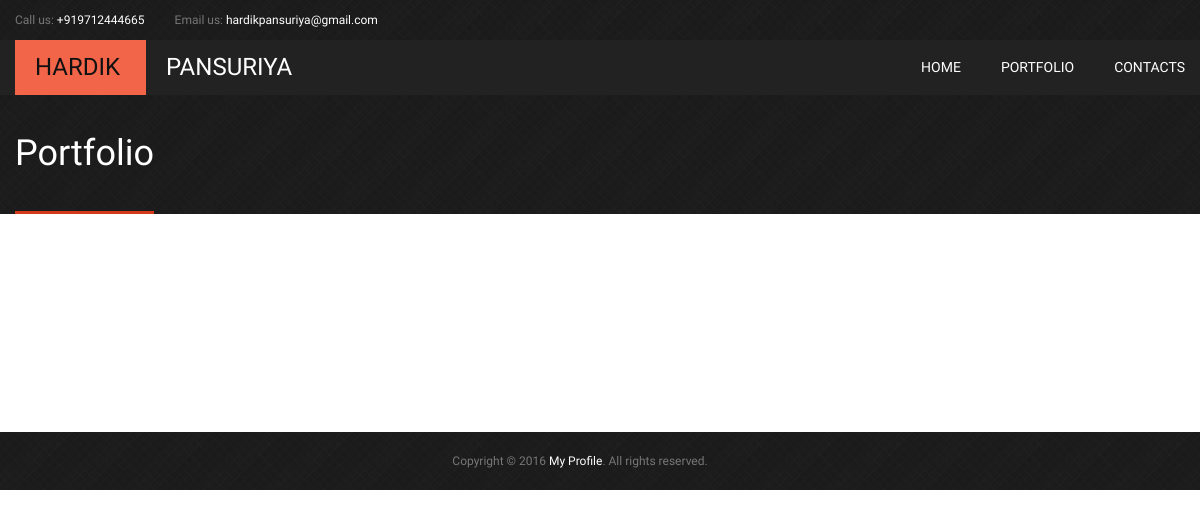
/mp_subadmin/theme/adagency-creative/portfolio.php?eid=3, run on the app's committed database.
### tables this page shows
CREATE TABLE IF NOT EXISTS `mp_registration` (
  `employee_id` int(100) NOT NULL AUTO_INCREMENT,
  `firstname` varchar(20) NOT NULL,
  `lastname` varchar(20) NOT NULL,
  `address` text NOT NULL,
  `country_name` varchar(20) NOT NULL,
  `state_name` varchar(20) NOT NULL,
  `city_name` varchar(20) NOT NULL,
  `email_id` varchar(50) NOT NULL,
  `password` varchar(50) NOT NULL,
  `mobile_no` bigint(15) NOT NULL,
  `date_of_birth` date NOT NULL,
  `gender` varchar(10) NOT NULL,
  `register_date` date NOT NULL,
  `category_id` int(100) NOT NULL,
  `field_id` int(100) NOT NULL,
  `type_id` int(100) NOT NULL,
  `theme_id` int(100) NOT NULL,
  `isapprove` int(1) NOT NULL,
  `type` varchar(10) NOT NULL,
  `status` int(2) NOT NULL,
  PRIMARY KEY (`employee_id`)
);

### mp_subadmin/theme/adagency-creative/portfolio.php (the view, shortened to what this page needs)
<?php
include('../mp_connect.php');
if (isset($_REQUEST['eid']))
{
$employeeid=$_REQUEST['eid'];
}
else
{
	$employeeid=0;
}
$reg="select * from mp_registration where employee_id='$employeeid'";
$data=mysqli_query($con,$reg);
$rec=mysqli_fetch_array($data);
$portfolio="select * from mp_portfolio where employee_id='$employeeid'";
$data1=mysqli_query($con,$portfolio);
?>
<!DOCTYPE html>
<html class="no-js" lang="en">
<head>
<link rel="stylesheet" href="css/font-awesome/css/font-awesome.min.css" />
<link rel="stylesheet" href="css/color-01.css" id="site-color"/>
<link rel="stylesheet" href="css/bootstrap.css" />
<link rel="stylesheet" href="css/colorbox.css" />
<link rel="stylesheet" href="css/style.css" />
<link rel="stylesheet" href="css/responsive.css" />
<link rel="stylesheet" href="css/flexslider.css" />
<link rel="stylesheet" media="screen" href="assets-newsletters/css/quick_newsletter.css">
<link href="css/tango/skin.css" rel="stylesheet" type="text/css" />
<link rel="stylesheet" href="css/layerslider/layerslider.css" type="text/css">
</head>
<body>
<div class="pattern-bg">
    <div class="container">
		<div class="row">
			<div class="span12">
				<div class="top-bar-item">Call us: <span><?php if ($employeeid == " ") { echo "+1 234 56 78"; } else { echo "+91".$rec['mobile_no']; } ?></span></div>
				<div class="top-bar-item hidden-phone hidden-tablet">Email us: <span><?php if ($employeeid == " ") { echo "example@mail.com"; } else { echo $rec['email_id']; } ?></span></div>
			</div>
		</div>
	</div>
    <div class="site-menu-bg">
        <div class="container">
			<div class="row">
                <div class="span4">
                    <div class="logo"><a href="index.php?eid=<?php echo $_REQUEST['eid']; ?>"><?php if ($employeeid == " ") { echo "<span>Mitesh</span> Tagadiya"; } else { echo "<span>".$rec['firstname']."&nbsp"."</span>"; echo $rec['lastname']; } ?>
     </a></div>
		        </div>
				<div class="span8">
                    <nav class="desktop-nav">
                        <ul>
                            <li>
                                <a href="index.php?eid=<?php echo $_REQUEST['eid']; ?>">home</a>
                            </li>
                            <li>
                                <a href="portfolio.php?eid=<?php echo $_REQUEST['eid']; ?>">Portfolio</a>
                            </li>
                            <li><a href="contactus.php?eid=<?php echo $_REQUEST['eid']; ?>">contacts</a></li>
                        </ul>
                    </nav>
                </div>
            </div>
        </div>
    </div>
	<div class="page-title">
        <div class="container">
        	<div class="row">
                <div class="span6">
                	<div class="page-title">
        <div class="container">
        	<div class="row">
                <div class="span6">
                	<h1>Portfolio</h1>
                </div>
            </div>
        </div>
	</div>
                </div>
            </div>
        </div>
	</div>
</div>
<div class="container main-content">
    <div class="row">
    	<div class="span12">
        <div id="portfolio-list">
            <div class="portfolio-content">
            	<div class="row">
				                  <?php if ($employeeid == " ")
				  { ?>
                	<div class="span4 project project web design portfolio-item">
                        <span class="project-title"><a href="#">PHP</a></span>
                        <span class="project-links">
                            <a href="portfolio_image.php"><i class="icon-search"></i></a>
                        </span>
                        <img src="images/projects/portfolio/3c/1.jpg" alt="Project 1">
                    </div>
                	<div class="span4 project photography portfolio-item">
                        <span class="project-title"><a href="#">PHP</a></span>
                        <span class="project-links">
                            <a href="portfolio_image.php"><i class="icon-search"></i></a>
                        </span>
                        <img src="images/projects/portfolio/3c/2.jpg" alt="Project 1">
                    </div>
                	<div class="span4 project illustration print portfolio-item">
                        <span class="project-title"><a href="#">PHP</a></span>
                        <span class="project-links">
                            <a href="portfolio_image.php"><i class="icon-search"></i></a>
                        </span>
                        <img src="images/projects/portfolio/3c/3.jpg" alt="Project 1">
                    </div>
                	<div class="span4 project print web portfolio-item">
                        <span class="project-title"><a href="#">PHP</a></span>
                        <span class="project-links">
                            <a href="portfolio_image.php"><i class="icon-search"></i></a>
                        </span>
                        <img src="images/projects/portfolio/3c/4.jpg" alt="Project 1">
                   </div>
                	<div class="span4 project design portfolio-item">
                        <span class="project-title"><a href="#">PHP</a></span>
                        <span class="project-links">
                            <a href="portfolio_image.php"><i class="icon-search"></i></a>
                        </span>
                        <img src="images/projects/portfolio/3c/5.jpg" alt="Project 1">
                    </div>
                	<div class="span4 project photography illustration portfolio-item">
                        <span class="project-title"><a href="#">PHP</a></span>
                        <span class="project-links">
                            <a href="portfolio_image.php"><i class="icon-search"></i></a>
                        </span>
                        <img src="images/projects/portfolio/3c/6.jpg" alt="Project 1">
                    </div>
                	<div class="span4 project print portfolio-item">
                        <span class="project-title"><a href="#">PHP</a></span>
                        <span class="project-links">
                            <a href="portfolio_image.php"><i class="icon-search"></i></a>
                        </span>
                        <img src="images/projects/portfolio/3c/7.jpg" alt="Project 1">
                    </div>
                	<div class="span4 project print web portfolio-item">
                        <span class="project-title"><a href="#">PHP</a></span>
                        <span class="project-links">
                            <a href="portfolio_image.php"><i class="icon-search"></i></a>
                        </span>
                        <img src="images/projects/portfolio/3c/8.jpg" alt="Project 1">
                   </div>
                	<div class="span4 project design portfolio-item">
                        <span class="project-title"><a href="#">PHP</a></span>
                        <span class="project-links">
                            <a href="portfolio_image.php"><i class="icon-search"></i></a>
                        </span>
                        <img src="images/projects/portfolio/3c/9.jpg" alt="Project 1">
                   </div>
				  <?php }
				  else
				  {
					  while($rec1=mysqli_fetch_array($data1)) {
					  ?>
                	<div class="span4 project design portfolio-item">
                   </div>
				  <?php }
				  }				  ?>
                </div>
            </div>
            </div>
        </div>
 	</div>
</div>
<footer class="site-footer">
    <div class="pattern-bg">
    	<div class="container">
        	<div class="row">
            	<div class="span12">
					<center><p class="copyright">Copyright © 2016 <a href="index.php">My Profile</a>. All rights reserved. <i class="icon-arrow-up" id="to-the-top"></i></p></center>
                </div>
            </div>
        </div>
    </div>
</footer>
</body>
</html>

### mp_subadmin/theme/adagency-creative/css/color-01.css (style rules this page uses)
a:hover, nav.desktop-nav ul li a:hover, nav.desktop-nav > ul > li > ul > li a:hover, .featured-block h2 strong, .project .project-links i:hover, .project .project-title a, .testimonials .author p.work, .blog-article .date .month, .twitter-block .tweet i, p.copyright a:hover, .site-footer .footer-widget p.social-buttons a:hover, .mobile-nav > ul li a:hover, .page-title p a:hover, .page-title p span, .team div.social a:hover, .pr-table-1 .pr-table-1-price p, .pr-table-1 .pr-table-1-body ul li span, .pr-table-1 .pr-table-1-body ul li i, .pr-table-2 tbody tr td a, .widget-search form button, .ad-accordion header:hover, .top-bar-item i, #top-bar-search i.livicon-color, .menu-404 a:hover, .faq-item h3 i, .single-project-details ul li span, .blog-single ul li i, .page-content-item [class*="icon-"], .about-author p.name, [class*="ul-style-"] li i, .layer-slider-block .p-style-1, .layer-slider-block .h1-style-3 span, .layer-slider-block .h1-style-3, .layer-slider-block .dotted-color, #top-search-form-2 button i, .intro2-details p.color, p.copyright i { color: #f36548; }
.logo span, nav.desktop-nav > ul > li > span.arrow, a.color-button, .intro-img p.color, .feature i, .project .project-links, .testimonials .content, .testimonials .arrow, .site-footer .footer-tags a:hover, .site-footer .footer-newsletters form input[type=submit], .skill span, .team div.info, .team figure .arrow, .pr-table-1 .featured, .pr-table-2 thead tr, .pr-table-3 .pr-table-3-price, .ad-tabs header span.active, #lang > ul, #top-bar-search .top-bar-search-form, .single-portfolio-images .flex-control-paging li a:hover, .slider1 .flexslider .flex-control-paging li a:hover, form input[type=submit], .quick_newsletter input.btn { background-color: #f36548; background: #f36548; background-color: rgba(243,101,72,1) !important; }
a.color-button, .site-footer .footer-newsletters form input[type=submit], .page-title h1, form input[type=submit], .quick_newsletter input.btn { border-bottom-width: 3px !important; border-bottom-style: solid !important; border-bottom-color: #d33a1a !important; }
.page-title h1 { border-bottom-color: #f36548; }

### mp_subadmin/theme/adagency-creative/css/responsive.css (style rules this page uses)
@media (min-width: 1200px) { .portfolio-content [class*="span"] { margin-top: 30px; } }
@media (min-width: 1200px) { .portfolio-content { margin-top: 10px; } }

### data on the page
mp_registration: mobile_no "9712444665", email "hardikpansuriya@gmail.com", firstname "HARDIK", lastname "PANSURIYA"
